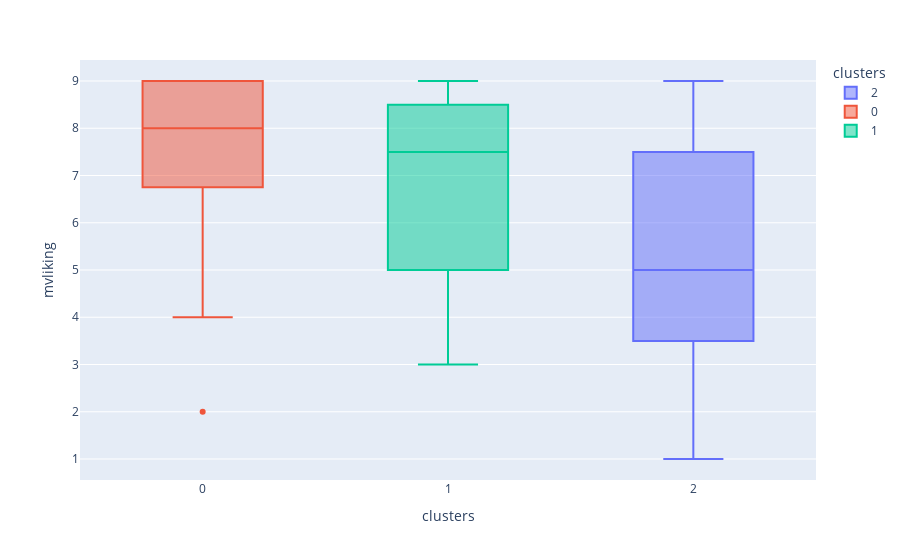

The cell this chart's notebook holds for it:
### Code cell
df1 = df_completo.loc[(df_completo['age'] >=40) & 
    (df_completo['female'] == False), :]

fig = px.box(data_frame=df1, 
             x='clusters', 
             y='mvliking', color='clusters')
fig.show()

### Figure 1 — Plotly figure (JSON) as saved in the notebook; plotly's stock layout.template omitted (floating-point values rounded to 4 significant figures)
{"data": [{"alignmentgroup": "True", "hovertemplate": "clusters=%{x}<br>mvliking=%{y}<extra></extra>", "legendgroup": "2", "marker": {"color": "#636efa"}, "name": "2", "notched": false, "offsetgroup": "2", "orientation": "v", "showlegend": true, "type": "box", "x": [2, 2, 2, 2, 2, 2, 2, 2, 2, 2, 2, 2, 2, 2, 2, 2, 2, 2, 2, 2, 2, 2, 2, 2, 2, 2, 2, 2, 2, 2, 2, 2, 2, 2, 2, 2, 2, 2, 2, 2, 2, 2, 2, 2, 2, 2, 2, 2], "x0": " ", "xaxis": "x", "y": [2, 3, 2, 5, 3, 5, 1, 9, 4, 8, 7, 6, 2, 4, 9, 9, 5, 7, 7, 4, 6, 9, 5, 1, 9, 7, 6, 8, 5, 5, 1, 8, 9, 5, 4, 2, 4, 5, 3, 8, 9, 4, 1, 1, 6, 4, 8, 7], "y0": " ", "yaxis": "y"}, {"alignmentgroup": "True", "hovertemplate": "clusters=%{x}<br>mvliking=%{y}<extra></extra>", "legendgroup": "0", "marker": {"color": "#EF553B"}, "name": "0", "notched": false, "offsetgroup": "0", "orientation": "v", "showlegend": true, "type": "box", "x": [0, 0, 0, 0, 0, 0, 0, 0, 0, 0, 0, 0, 0, 0, 0, 0, 0, 0, 0, 0, 0, 0, 0, 0, 0, 0, 0, 0, 0, 0, 0, 0, 0], "x0": " ", "xaxis": "x", "y": [9, 9, 5, 6, 7, 9, 7, 9, 8, 9, 9, 9, 8, 2, 9, 8, 8, 8, 6, 9, 9, 8, 9, 7, 9, 5, 5, 9, 5, 4, 9, 9, 9], "y0": " ", "yaxis": "y"}, {"alignmentgroup": "True", "hovertemplate": "clusters=%{x}<br>mvliking=%{y}<extra></extra>", "legendgroup": "1", "marker": {"color": "#00cc96"}, "name": "1", "notched": false, "offsetgroup": "1", "orientation": "v", "showlegend": true, "type": "box", "x": [1, 1, 1, 1, 1, 1, 1, 1], "x0": " ", "xaxis": "x", "y": [4, 6, 8, 8, 9, 3, 7, 9], "y0": " ", "yaxis": "y"}], "layout": {"boxmode": "overlay", "legend": {"title": {"text": "clusters"}, "tracegroupgap": 0}, "margin": {"t": 60}, "xaxis": {"anchor": "y", "categoryarray": [2, 0, 1], "categoryorder": "array", "domain": [0, 1], "title": {"text": "clusters"}}, "yaxis": {"anchor": "x", "domain": [0, 1], "title": {"text": "mvliking"}}}}
